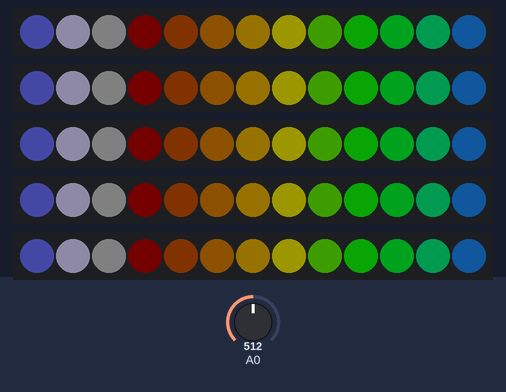
Recording of a sketch running on a simulated Arduino Uno, built with avr-gcc and run on an emulated ATmega328P. Parts: 5 × 13 RGB LEDs in strip order, left to right. Inputs (shaded band) come from the test bench; at power-on: A0 = 512. Dim RGB values are drawn brighter than linear; random numbers use the default seed unless the sketch sets one; what the sketch prints to the serial monitor is not drawn.

Above: at 1.2 s.
1.3 s: A0 set to 6
At 1.59 s:
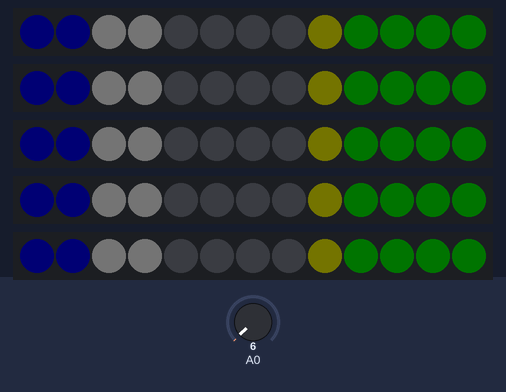
3.2 s: A0 set to 511
At 3.54 s:
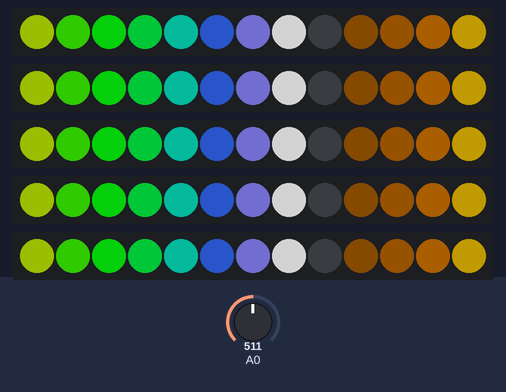
6.1 s: A0 set to 0
At 6.7 s:
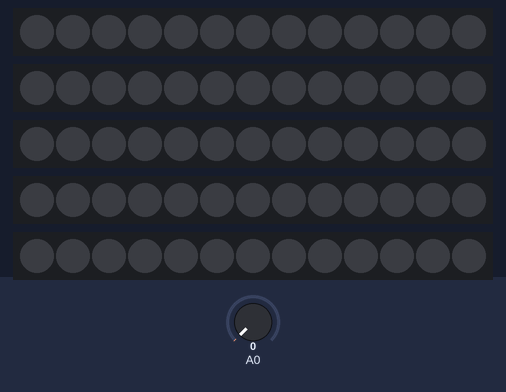
7.6 s: A0 set to 26
At 7.83 s:
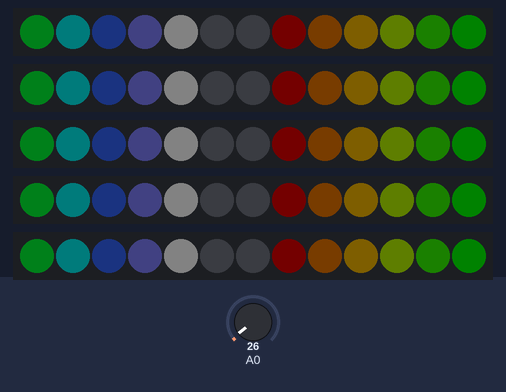
9.5 s: A0 set to 106
At 9.98 s:
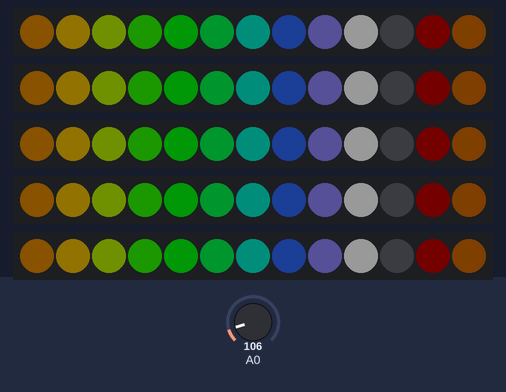
12.5 s: A0 set to 54
At 12.75 s:
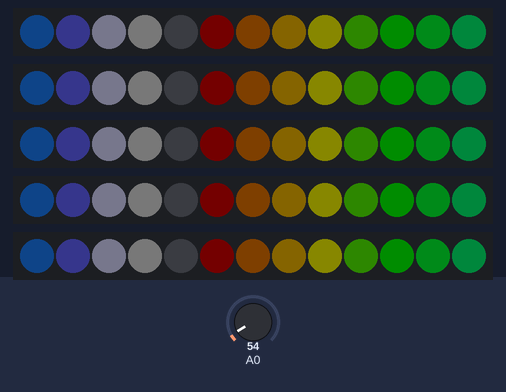
Timing chart, 0 to 15.5 s (numbered marks = the images above; inputs shaded):
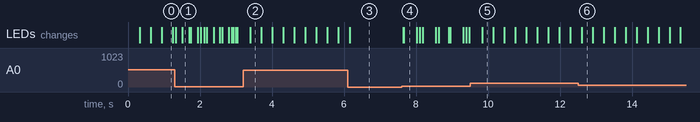

Measured:
- after the input at 7.6 s, the LEDs: first change at once (image 4 shows a later state)

The sketch:

lightball4.ino
```cpp
#include <FastLED.h>
#include <EEPROM.h>

//********************LEDS********************//
#define WIDTH 5
#define LENGTH 13

uint8_t TIME = 0;

CRGB leds[WIDTH][LENGTH];

void incrementRandomSeed(uint8_t increment){
  int seed = word(EEPROM.read(0), EEPROM.read(1));
  seed += increment;
  EEPROM.write(0, highByte(seed));
  EEPROM.write(1, lowByte(seed));
}

void setup() {
  FastLED.addLeds<NEOPIXEL, 3>(leds[0], 13);
  FastLED.addLeds<NEOPIXEL, 5>(leds[1], 13);
  FastLED.addLeds<NEOPIXEL, 6>(leds[2], 13);
  FastLED.addLeds<NEOPIXEL, 9>(leds[3], 13);
  FastLED.addLeds<NEOPIXEL, 10>(leds[4], 13);
  FastLED.setBrightness(0);

  randomSeed(word(EEPROM.read(0), EEPROM.read(1)));

  setupPalettes();

  Serial.begin(9600);
  Serial.println(word(EEPROM.read(0), EEPROM.read(1)));
  Serial.end();

}

void loop() {
  if(analogRead(0) > 1){
    switch(random(2)){
      case 0:
        barberPole();
        break;
      case 1:
        vortexPole();
        break;
    }
  }
  else{
    incrementRandomSeed(TIME);
  }
  delay(1000);
}
```

palettes.ino
```cpp
//*******************PALETTES******************//
#define N_PALETTES 7

CRGBPalette16 palettes[N_PALETTES];
CRGBPalette16 cPalette;

void setupPalettes(){
  palettes[0] = RainbowColors_p;
  palettes[1] = PartyColors_p;
  palettes[2] = CRGBPalette16(CRGB::Red, CRGB::Red, CRGB::Black, CRGB::Black,
                              CRGB::Black, CRGB::Blue, CRGB::Blue, CRGB::Black,
                              CRGB::Black, CRGB::Black, CRGB::Green, CRGB::Green,
                              CRGB::Black, CRGB::Black, CRGB::Black, CRGB::Black);

  palettes[3] = CRGBPalette16(CRGB::Blue, CRGB::Blue, CRGB::White, CRGB::Blue,
                              CRGB::Blue, CRGB::Red, CRGB::Red, CRGB::White,
                              CRGB::Red, CRGB::Red, CRGB::White, CRGB::Red,
                              CRGB::Red, CRGB::White, CRGB::Black, CRGB::Black);

  CRGB pr = CHSV(205, 255, 255);
  CRGB go = CHSV( 30, 255, 255);
  CRGB bl = CHSV(  0,   0,   0);
  palettes[4] = CRGBPalette16(pr, pr, pr, pr, bl, go, go, go, bl, pr, pr, pr, pr, bl, bl, bl);

  CRGB li = CHSV( 81, 255, 255);
  CRGB nv = CHSV(153, 155, 200);
  CRGB gr = CHSV(  0,   0, 145);
  CRGB wh = CHSV(  0,   0, 255);
  palettes[5] = CRGBPalette16(li, li, li, nv, nv, nv, nv, nv, li, li, li, bl, bl, bl, wh, wh);

  wh = CHSV(37, 80, 255);
  CRGB br = CHSV(33, 192, 192);
  palettes[6] = CRGBPalette16(br, bl, wh, wh, bl, wh, br, br, bl, br, br, br, br, bl, bl, bl);
  cPalette = palettes[0];
}

CRGB rColor(uint8_t h, uint8_t v){
  if(h < 96) return ColorFromPalette(HeatColors_p, map(h, 0, 95, 64, 160), v, LINEARBLEND);
  else return CHSV(h, random8(192, 255), v);
}

CRGBPalette16 randomPalette(){
  CRGBPalette16 palette;
  if(random8() < 16){
    palette = palettes[random(N_PALETTES)];
  }
  else{
    //**************************GENERATE RANDOM COLOR PALETTE*******************************//
    uint8_t PRESET = random8(5);
    if(PRESET == 0){
      // Dots
      uint8_t hue = random8();
      palette[0] = rColor(hue, 192);
      palette[1] = rColor(hue, 255);
      palette[2] = rColor(hue, 192);
      palette[3] = CRGB::Black;
      palette[4] = CRGB::Black;
      hue += random8(32, 112);
      palette[5] = rColor(hue, 192);
      palette[6] = rColor(hue, 255);
      palette[7] = rColor(hue, 192);
      palette[8] = CRGB::Black;
      palette[9] = CRGB::Black;
      hue += random8(32, 112);
      palette[10]= rColor(hue, 192);
      palette[11]= rColor(hue, 255);
      palette[12]= rColor(hue, 192);
      palette[13]= CRGB::Black;
      palette[14]= CRGB::Black;
      palette[15]= CRGB::Black;
    }

    if(PRESET == 1){
      //Gradient white center ribbon with sparkle
      uint8_t hue = random8();
      palette[0] = CRGB::Black;
      palette[1] = CHSV(hue, 255, 192);
      palette[2] = CRGB::Black;
      palette[3] = CHSV(hue, 255, 96);
      palette[4] = CHSV(hue, 255, 128);
      palette[5] = CHSV(hue, 255, 160);
      palette[6] = CHSV(hue, 255, 192);
      palette[7] = CHSV(hue, 255, 224);
      palette[8] = CHSV(hue, 255, 255);
      palette[9] = CHSV(hue, 255, 255);
      palette[10]= CHSV(hue + 32, 255, 255);
      palette[11]= CRGB::White;
      palette[12]= CHSV(hue + 32, 255, 255);
      palette[13]= CHSV(hue, 255, 255);
      palette[14]= CHSV(hue, 255, 192);
      palette[15]= CRGB::Black;
    }
    if(PRESET == 2){
      // Hue gradient into white
      uint8_t hue = random8();
      uint8_t target = 64 + random(128);
      palette[0] = CRGB::Black;
      palette[1] = CHSV(hue, 255, 48);
      palette[2] = CHSV(hue, 255, 96);
      palette[3] = CHSV(hue, 255, 144);
      palette[4] = CHSV(hue, 255, 192);
      palette[5] = CHSV(hue + target * 1/10, 255, 255);
      palette[6] = CHSV(hue + target * 2/10, 255, 255);
      palette[7] = CHSV(hue + target * 3/10, 255, 225);
      palette[8] = CHSV(hue + target * 4/10, 255, 255);
      palette[9] = CHSV(hue + target * 5/10, 255, 255);
      palette[10]= CHSV(hue + target * 6/10, 255, 255);
      palette[11]= CHSV(hue + target * 7/10, 255, 255);
      palette[12]= CHSV(hue + target * 8/10, 192, 255);
      palette[13]= CHSV(hue + target * 9/10, 128, 255);
      palette[14]= CHSV(hue + target, 64, 255);
      palette[15]= CRGB::White;
    }

    if(PRESET == 3){
      uint8_t h0 = random8();
      palette[0] = CHSV(h0 + 32, 255, 255);
      palette[1] = CHSV(h0, 255, 255);
      palette[2] = CHSV(h0, 255, 192);
      palette[3] = CRGB::Black;
      palette[4] = CRGB::Black;
      palette[5] = CRGB::Black;
      palette[6] = CRGB::Black;
      palette[7] = CRGB::Black;
      palette[8] = CRGB::Black;
      palette[9] = CRGB::Black;
      palette[10]= CRGB::Black;
      palette[11]= CRGB::Black;
      palette[12]= CRGB::Black;
      palette[13]= CRGB::Black;
      palette[14]= CHSV(h0, 255, 192);
      palette[15]= CHSV(h0, 255, 255);

   }

    if(PRESET == 4){
      uint8_t h0 = random8();
      uint8_t offset = random8(8, 24);
      palette[0] = CHSV(h0 + offset * 0, 255, 255);
      palette[1] = CHSV(h0 + offset * 1, 255, 255);
      palette[2] = CHSV(h0 + offset * 2, 255, 255);
      palette[3] = CHSV(h0 + offset * 3, 255, 255);
      palette[4] = CHSV(h0 + offset * 4, 255, 255);
      palette[5] = CHSV(h0 + offset * 5, 255, 255);
      palette[6] = CHSV(h0 + offset * 6, 255, 255);
      palette[7] = CHSV(h0 + offset * 7, 255, 255);
      palette[8] = CHSV(h0 + offset * 8, 255, 255);
      palette[9] = CHSV(h0 + offset * 7, 255, 255);
      palette[10]= CHSV(h0 + offset * 6, 255, 255);
      palette[11]= CHSV(h0 + offset * 5, 255, 255);
      palette[12]= CHSV(h0 + offset * 4, 255, 255);
      palette[13]= CHSV(h0 + offset * 3, 255, 255);
      palette[14]= CHSV(h0 + offset * 2, 255, 255);
      palette[15]= CHSV(h0 + offset * 1, 255, 255);
    }

  }
  return palette;
}
```

patterns.ino
```cpp
uint8_t INCREMENT = 1;
int EPISODETIME = 0;
int STARTTIME = 0;
int BRIGHTNESS = 0;
int i, j;

void showFrame(int FRAMERATE){
  BRIGHTNESS = analogRead(0)/4;
  if(EPISODETIME < BRIGHTNESS) FastLED.setBrightness(EPISODETIME);
  else if(STARTTIME - EPISODETIME < BRIGHTNESS) FastLED.setBrightness(STARTTIME - EPISODETIME);
  else FastLED.setBrightness(BRIGHTNESS);

  TIME += INCREMENT;
  EPISODETIME--;
  delay(1000/FRAMERATE);
  FastLED.show();
}


void barberPole(){
  EPISODETIME = STARTTIME = random(512, 1024);
  INCREMENT = random(1, 4);
  float SCALE = random(600, 2600)/100.0;
  if (random(2) < 1) INCREMENT *= -1;
  cPalette = randomPalette();


  while(EPISODETIME > 0){
    for(i = 0; i < WIDTH; i++){
      for(j = 0; j < LENGTH; j++){
        leds[i][j] = ColorFromPalette(cPalette, TIME + j*255/SCALE + i*255/WIDTH,  255, LINEARBLEND);
      }
    }
    showFrame(60);
  }
}

void vortexPole(){
  EPISODETIME = STARTTIME = random(512, 1024);
  INCREMENT = random(1, 4);
  int SCALE = random(900, 2600)/100.0;
  if (random(2) < 1) INCREMENT *= -1;
  cPalette = randomPalette();

  while(EPISODETIME > 0){
    for(i = 0; i < WIDTH; i++){
      for(j = 0; j < LENGTH; j++){
        leds[i][j] = ColorFromPalette(cPalette, TIME + j*255/SCALE, 255, LINEARBLEND);
      }
    }
    showFrame(60);
  }
}
```
